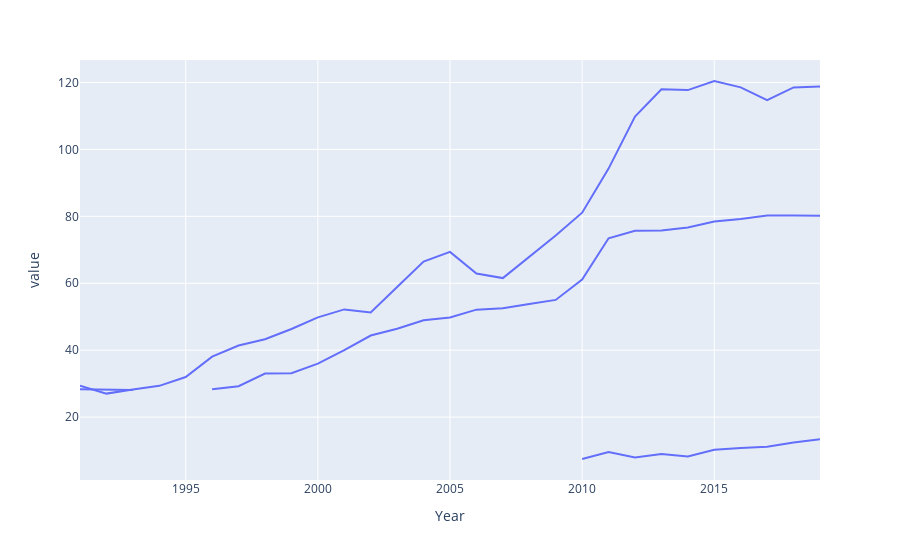

Notebook source saved alongside this figure:
### Code cell
import plotly.express as px
df = df_merge.reset_index()
temp = pd.melt(df, id_vars=['Year'], value_vars=['Capacity', 'Population', 'reoffenders'])
fig = px.line(temp, x="Year", y="value",line_group="variable", hover_name="variable")
fig.show()

### Figure 1 — Plotly figure (JSON) as saved in the notebook; plotly's stock layout.template omitted (floating-point values rounded to 4 significant figures)
{"data": [{"hovertemplate": "<b>%{hovertext}</b><br><br>variable=Capacity<br>Year=%{x}<br>value=%{y}<extra></extra>", "hovertext": ["Capacity", "Capacity", "Capacity", "Capacity", "Capacity", "Capacity", "Capacity", "Capacity", "Capacity", "Capacity", "Capacity", "Capacity", "Capacity", "Capacity", "Capacity", "Capacity", "Capacity", "Capacity", "Capacity", "Capacity", "Capacity", "Capacity", "Capacity", "Capacity", "Capacity", "Capacity", "Capacity", "Capacity", "Capacity"], "legendgroup": "", "line": {"color": "#636efa", "dash": "solid"}, "mode": "lines", "name": "", "orientation": "v", "showlegend": false, "type": "scatter", "x": [1991, 1992, 1993, 1994, 1995, 1996, 1997, 1998, 1999, 2000, 2001, 2002, 2003, 2004, 2005, 2006, 2007, 2008, 2009, 2010, 2011, 2012, 2013, 2014, 2015, 2016, 2017, 2018, 2019], "xaxis": "x", "y": [28.32, 28.29, 28.08, null, null, 28.33, 29.24, 33.01, 33.09, 35.97, 40.04, 44.37, 46.4, 48.92, 49.76, 52.12, 52.5, 53.78, 55.02, 61.1, 73.45, 75.68, 75.8, 76.68, 78.42, 79.21, 80.23, 80.26, 80.16], "yaxis": "y"}, {"hovertemplate": "<b>%{hovertext}</b><br><br>variable=Population<br>Year=%{x}<br>value=%{y}<extra></extra>", "hovertext": ["Population", "Population", "Population", "Population", "Population", "Population", "Population", "Population", "Population", "Population", "Population", "Population", "Population", "Population", "Population", "Population", "Population", "Population", "Population", "Population", "Population", "Population", "Population", "Population", "Population", "Population", "Population", "Population", "Population"], "legendgroup": "", "line": {"color": "#636efa", "dash": "solid"}, "mode": "lines", "name": "", "orientation": "v", "showlegend": false, "type": "scatter", "x": [1991, 1992, 1993, 1994, 1995, 1996, 1997, 1998, 1999, 2000, 2001, 2002, 2003, 2004, 2005, 2006, 2007, 2008, 2009, 2010, 2011, 2012, 2013, 2014, 2015, 2016, 2017, 2018, 2019], "xaxis": "x", "y": [29.36, 27.02, 28.26, 29.34, 31.96, 38.06, 41.41, 43.26, 46.32, 49.82, 52.18, 51.28, 58.89, 66.47, 69.36, 62.91, 61.54, 67.81, 74.28, 81.09, 94.27, 109.8, 118.0, 117.7, 120.4, 118.5, 114.8, 118.5, 118.8], "yaxis": "y"}, {"hovertemplate": "<b>%{hovertext}</b><br><br>variable=reoffenders<br>Year=%{x}<br>value=%{y}<extra></extra>", "hovertext": ["reoffenders", "reoffenders", "reoffenders", "reoffenders", "reoffenders", "reoffenders", "reoffenders", "reoffenders", "reoffenders", "reoffenders", "reoffenders", "reoffenders", "reoffenders", "reoffenders", "reoffenders", "reoffenders", "reoffenders", "reoffenders", "reoffenders", "reoffenders", "reoffenders", "reoffenders", "reoffenders", "reoffenders", "reoffenders", "reoffenders", "reoffenders", "reoffenders", "reoffenders"], "legendgroup": "", "line": {"color": "#636efa", "dash": "solid"}, "mode": "lines", "name": "", "orientation": "v", "showlegend": false, "type": "scatter", "x": [1991, 1992, 1993, 1994, 1995, 1996, 1997, 1998, 1999, 2000, 2001, 2002, 2003, 2004, 2005, 2006, 2007, 2008, 2009, 2010, 2011, 2012, 2013, 2014, 2015, 2016, 2017, 2018, 2019], "xaxis": "x", "y": [null, null, null, null, null, null, null, null, null, null, null, null, null, null, null, null, null, null, null, 7.475, 9.584, 7.948, 8.972, 8.232, 10.21, 10.79, 11.13, 12.43, 13.38], "yaxis": "y"}], "layout": {"legend": {"tracegroupgap": 0}, "margin": {"t": 60}, "xaxis": {"anchor": "y", "domain": [0, 1], "title": {"text": "Year"}}, "yaxis": {"anchor": "x", "domain": [0, 1], "title": {"text": "value"}}}}
